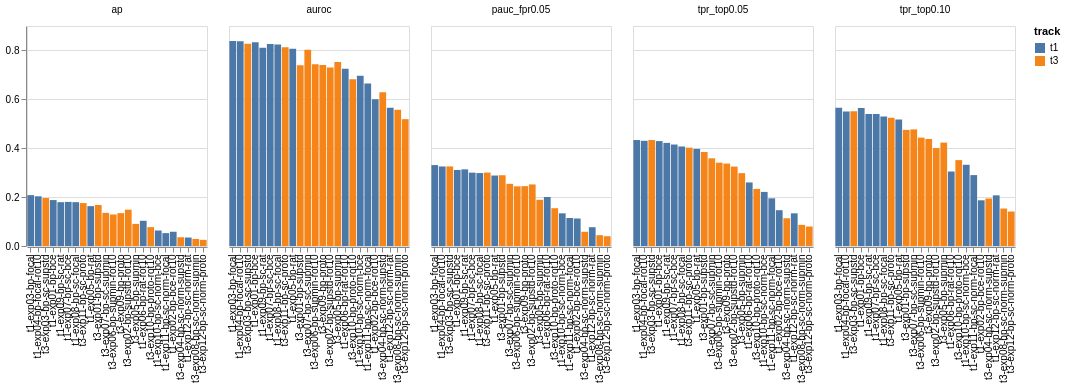

Source (notebook cell):
### Markdown cell above
## Preprocessing regime comparison
TPR@5% and AP by preprocessing (small multiples)

### Code cell
melt = df.melt(
    id_vars=['run_id', 'track', 'preprocessing'],
    value_vars=[c for c in ['auroc', 'tpr_top0.10', 'tpr_top0.05', 'ap', 'pauc_fpr0.05'] if c in df.columns],
    var_name='metric',
    value_name='value'
)
chart = (
    alt.Chart(melt)
    .mark_bar()
    .encode(
        x=alt.X('run_id:N', sort='-y', title=None),
        y=alt.Y('value:Q', title=None),
        color=alt.Color('track:N'),
        column=alt.Column('metric:N', title=None),
        tooltip=['run_id:N','track:N','preprocessing:N', alt.Tooltip('value:Q', format='.4f')]
    )
    .properties(width=180, height=220)
)
chart

### Figure 1 — Vega-Lite specification as saved in the notebook (floating-point values rounded to 4 significant figures)
{"config": {"view": {"continuousWidth": 300, "continuousHeight": 300}}, "data": {"name": "data-92fb5e6e51b5ef8b154d1d12ca2a3bac"}, "mark": {"type": "bar"}, "encoding": {"color": {"field": "track", "type": "nominal"}, "column": {"field": "metric", "title": null, "type": "nominal"}, "tooltip": [{"field": "run_id", "type": "nominal"}, {"field": "track", "type": "nominal"}, {"field": "preprocessing", "type": "nominal"}, {"field": "value", "format": ".4f", "type": "quantitative"}], "x": {"field": "run_id", "sort": "-y", "title": null, "type": "nominal"}, "y": {"field": "value", "title": null, "type": "quantitative"}}, "height": 220, "width": 180, "$schema": "https://vega.github.io/schema/vega-lite/v6.1.0.json", "datasets": {"data-92fb5e6e51b5ef8b154d1d12ca2a3bac": [{"run_id": "t1-exp01-bp-bce", "track": "t1", "preprocessing": "bp", "metric": "auroc", "value": 0.8339}, {"run_id": "t1-exp02-bp-bce-rot10", "track": "t1", "preprocessing": "bp", "metric": "auroc", "value": 0.6002}, {"run_id": "t1-exp03-bp-focal", "track": "t1", "preprocessing": "bp", "metric": "auroc", "value": 0.8388}, {"run_id": "t1-exp04-bp-focal-rot10", "track": "t1", "preprocessing": "bp", "metric": "auroc", "value": 0.8371}, {"run_id": "t1-exp05-bp-rat", "track": "t1", "preprocessing": "bp", "metric": "auroc", "value": 0.8066}, {"run_id": "t1-exp06-bp-rat-rot10", "track": "t1", "preprocessing": "bp", "metric": "auroc", "value": 0.7255}, {"run_id": "t1-exp07-bp-sc-bce", "track": "t1", "preprocessing": "bp_sc", "metric": "auroc", "value": 0.8259}, {"run_id": "t1-exp08-bp-sc-focal", "track": "t1", "preprocessing": "bp_sc", "metric": "auroc", "value": 0.8241}, {"run_id": "t1-exp09-bp-sc-rat", "track": "t1", "preprocessing": "bp_sc", "metric": "auroc", "value": 0.8106}, {"run_id": "t1-exp10-bp-sc-norm-bce", "track": "t1", "preprocessing": "bp_sc_norm", "metric": "auroc", "value": 0.6962}, {"run_id": "t1-exp11-bp-sc-norm-focal", "track": "t1", "preprocessing": "bp_sc_norm", "metric": "auroc", "value": 0.6651}, {"run_id": "t1-exp12-bp-sc-norm-rat", "track": "t1", "preprocessing": "bp_sc_norm", "metric": "auroc", "value": 0.5654}, {"run_id": "t3-exp01-bp-supstd", "track": "t3", "preprocessing": "bp", "metric": "auroc", "value": 0.7394}, {"run_id": "t3-exp02-bp-supstd-rot10", "track": "t3", "preprocessing": "bp", "metric": "auroc", "value": 0.7306}, {"run_id": "t3-exp03-bp-sc-supstd", "track": "t3", "preprocessing": "bp_sc", "metric": "auroc", "value": 0.8271}, {"run_id": "t3-exp04-bp-sc-norm-supstd", "track": "t3", "preprocessing": "bp_sc_norm", "metric": "auroc", "value": 0.6293}, {"run_id": "t3-exp05-bp-supmin", "track": "t3", "preprocessing": "bp", "metric": "auroc", "value": 0.753}, {"run_id": "t3-exp06-bp-supmin-rot10", "track": "t3", "preprocessing": "bp", "metric": "auroc", "value": 0.7437}, {"run_id": "t3-exp07-bp-sc-supmin", "track": "t3", "preprocessing": "bp_sc", "metric": "auroc", "value": 0.8029}, {"run_id": "t3-exp08-bp-sc-norm-supmin", "track": "t3", "preprocessing": "bp_sc_norm", "metric": "auroc", "value": 0.5575}, {"run_id": "t3-exp09-bp-proto", "track": "t3", "preprocessing": "bp", "metric": "auroc", "value": 0.7409}, {"run_id": "t3-exp10-bp-proto-rot10", "track": "t3", "preprocessing": "bp", "metric": "auroc", "value": 0.6825}, {"run_id": "t3-exp11-bp-sc-proto", "track": "t3", "preprocessing": "bp_sc", "metric": "auroc", "value": 0.8129}, {"run_id": "t3-exp12-bp-sc-norm-proto", "track": "t3", "preprocessing": "bp_sc_norm", "metric": "auroc", "value": 0.5189}, {"run_id": "t1-exp01-bp-bce", "track": "t1", "preprocessing": "bp", "metric": "tpr_top0.10", "value": 0.5641}, {"run_id": "t1-exp02-bp-bce-rot10", "track": "t1", "preprocessing": "bp", "metric": "tpr_top0.10", "value": 0.187}, {"run_id": "t1-exp03-bp-focal", "track": "t1", "preprocessing": "bp", "metric": "tpr_top0.10", "value": 0.5653}, {"run_id": "t1-exp04-bp-focal-rot10", "track": "t1", "preprocessing": "bp", "metric": "tpr_top0.10", "value": 0.5506}, {"run_id": "t1-exp05-bp-rat", "track": "t1", "preprocessing": "bp", "metric": "tpr_top0.10", "value": 0.5175}, {"run_id": "t1-exp06-bp-rat-rot10", "track": "t1", "preprocessing": "bp", "metric": "tpr_top0.10", "value": 0.3047}, {"run_id": "t1-exp07-bp-sc-bce", "track": "t1", "preprocessing": "bp_sc", "metric": "tpr_top0.10", "value": 0.5395}, {"run_id": "t1-exp08-bp-sc-focal", "track": "t1", "preprocessing": "bp_sc", "metric": "tpr_top0.10", "value": 0.5297}, {"run_id": "t1-exp09-bp-sc-rat", "track": "t1", "preprocessing": "bp_sc", "metric": "tpr_top0.10", "value": 0.5395}, {"run_id": "t1-exp10-bp-sc-norm-bce", "track": "t1", "preprocessing": "bp_sc_norm", "metric": "tpr_top0.10", "value": 0.3323}, {"run_id": "t1-exp11-bp-sc-norm-focal", "track": "t1", "preprocessing": "bp_sc_norm", "metric": "tpr_top0.10", "value": 0.29}, {"run_id": "t1-exp12-bp-sc-norm-rat", "track": "t1", "preprocessing": "bp_sc_norm", "metric": "tpr_top0.10", "value": 0.2072}, {"run_id": "t3-exp01-bp-supstd", "track": "t3", "preprocessing": "bp", "metric": "tpr_top0.10", "value": 0.4752}, {"run_id": "t3-exp02-bp-supstd-rot10", "track": "t3", "preprocessing": "bp", "metric": "tpr_top0.10", "value": 0.4004}, {"run_id": "t3-exp03-bp-sc-supstd", "track": "t3", "preprocessing": "bp_sc", "metric": "tpr_top0.10", "value": 0.5512}, {"run_id": "t3-exp04-bp-sc-norm-supstd", "track": "t3", "preprocessing": "bp_sc_norm", "metric": "tpr_top0.10", "value": 0.1944}, {"run_id": "t3-exp05-bp-supmin", "track": "t3", "preprocessing": "bp", "metric": "tpr_top0.10", "value": 0.4231}, {"run_id": "t3-exp06-bp-supmin-rot10", "track": "t3", "preprocessing": "bp", "metric": "tpr_top0.10", "value": 0.4433}, {"run_id": "t3-exp07-bp-sc-supmin", "track": "t3", "preprocessing": "bp_sc", "metric": "tpr_top0.10", "value": 0.477}, {"run_id": "t3-exp08-bp-sc-norm-supmin", "track": "t3", "preprocessing": "bp_sc_norm", "metric": "tpr_top0.10", "value": 0.1533}, {"run_id": "t3-exp09-bp-proto", "track": "t3", "preprocessing": "bp", "metric": "tpr_top0.10", "value": 0.4378}, {"run_id": "t3-exp10-bp-proto-rot10", "track": "t3", "preprocessing": "bp", "metric": "tpr_top0.10", "value": 0.3513}, {"run_id": "t3-exp11-bp-sc-proto", "track": "t3", "preprocessing": "bp_sc", "metric": "tpr_top0.10", "value": 0.5248}, {"run_id": "t3-exp12-bp-sc-norm-proto", "track": "t3", "preprocessing": "bp_sc_norm", "metric": "tpr_top0.10", "value": 0.141}, {"run_id": "t1-exp01-bp-bce", "track": "t1", "preprocessing": "bp", "metric": "tpr_top0.05", "value": 0.4292}, {"run_id": "t1-exp02-bp-bce-rot10", "track": "t1", "preprocessing": "bp", "metric": "tpr_top0.05", "value": 0.1465}, {"run_id": "t1-exp03-bp-focal", "track": "t1", "preprocessing": "bp", "metric": "tpr_top0.05", "value": 0.4335}, {"run_id": "t1-exp04-bp-focal-rot10", "track": "t1", "preprocessing": "bp", "metric": "tpr_top0.05", "value": 0.4304}, {"run_id": "t1-exp05-bp-rat", "track": "t1", "preprocessing": "bp", "metric": "tpr_top0.05", "value": 0.3973}, {"run_id": "t1-exp06-bp-rat-rot10", "track": "t1", "preprocessing": "bp", "metric": "tpr_top0.05", "value": 0.26}, {"run_id": "t1-exp07-bp-sc-bce", "track": "t1", "preprocessing": "bp_sc", "metric": "tpr_top0.05", "value": 0.4151}, {"run_id": "t1-exp08-bp-sc-focal", "track": "t1", "preprocessing": "bp_sc", "metric": "tpr_top0.05", "value": 0.4071}, {"run_id": "t1-exp09-bp-sc-rat", "track": "t1", "preprocessing": "bp_sc", "metric": "tpr_top0.05", "value": 0.4218}, {"run_id": "t1-exp10-bp-sc-norm-bce", "track": "t1", "preprocessing": "bp_sc_norm", "metric": "tpr_top0.05", "value": 0.2213}, {"run_id": "t1-exp11-bp-sc-norm-focal", "track": "t1", "preprocessing": "bp_sc_norm", "metric": "tpr_top0.05", "value": 0.195}, {"run_id": "t1-exp12-bp-sc-norm-rat", "track": "t1", "preprocessing": "bp_sc_norm", "metric": "tpr_top0.05", "value": 0.1337}, {"run_id": "t3-exp01-bp-supstd", "track": "t3", "preprocessing": "bp", "metric": "tpr_top0.05", "value": 0.3844}, {"run_id": "t3-exp02-bp-supstd-rot10", "track": "t3", "preprocessing": "bp", "metric": "tpr_top0.05", "value": 0.325}, {"run_id": "t3-exp03-bp-sc-supstd", "track": "t3", "preprocessing": "bp_sc", "metric": "tpr_top0.05", "value": 0.4335}, {"run_id": "t3-exp04-bp-sc-norm-supstd", "track": "t3", "preprocessing": "bp_sc_norm", "metric": "tpr_top0.05", "value": 0.1134}, {"run_id": "t3-exp05-bp-supmin", "track": "t3", "preprocessing": "bp", "metric": "tpr_top0.05", "value": 0.298}, {"run_id": "t3-exp06-bp-supmin-rot10", "track": "t3", "preprocessing": "bp", "metric": "tpr_top0.05", "value": 0.3409}, {"run_id": "t3-exp07-bp-sc-supmin", "track": "t3", "preprocessing": "bp_sc", "metric": "tpr_top0.05", "value": 0.3587}, {"run_id": "t3-exp08-bp-sc-norm-supmin", "track": "t3", "preprocessing": "bp_sc_norm", "metric": "tpr_top0.05", "value": 0.08645}, {"run_id": "t3-exp09-bp-proto", "track": "t3", "preprocessing": "bp", "metric": "tpr_top0.05", "value": 0.3372}, {"run_id": "t3-exp10-bp-proto-rot10", "track": "t3", "preprocessing": "bp", "metric": "tpr_top0.05", "value": 0.2336}, {"run_id": "t3-exp11-bp-sc-proto", "track": "t3", "preprocessing": "bp_sc", "metric": "tpr_top0.05", "value": 0.4022}, {"run_id": "t3-exp12-bp-sc-norm-proto", "track": "t3", "preprocessing": "bp_sc_norm", "metric": "tpr_top0.05", "value": 0.07971}, {"run_id": "t1-exp01-bp-bce", "track": "t1", "preprocessing": "bp", "metric": "ap", "value": 0.1879}, {"run_id": "t1-exp02-bp-bce-rot10", "track": "t1", "preprocessing": "bp", "metric": "ap", "value": 0.05826}, {"run_id": "t1-exp03-bp-focal", "track": "t1", "preprocessing": "bp", "metric": "ap", "value": 0.208}, {"run_id": "t1-exp04-bp-focal-rot10", "track": "t1", "preprocessing": "bp", "metric": "ap", "value": 0.2033}, {"run_id": "t1-exp05-bp-rat", "track": "t1", "preprocessing": "bp", "metric": "ap", "value": 0.163}, {"run_id": "t1-exp06-bp-rat-rot10", "track": "t1", "preprocessing": "bp", "metric": "ap", "value": 0.1032}, {"run_id": "t1-exp07-bp-sc-bce", "track": "t1", "preprocessing": "bp_sc", "metric": "ap", "value": 0.1804}, {"run_id": "t1-exp08-bp-sc-focal", "track": "t1", "preprocessing": "bp_sc", "metric": "ap", "value": 0.1793}, {"run_id": "t1-exp09-bp-sc-rat", "track": "t1", "preprocessing": "bp_sc", "metric": "ap", "value": 0.1794}, {"run_id": "t1-exp10-bp-sc-norm-bce", "track": "t1", "preprocessing": "bp_sc_norm", "metric": "ap", "value": 0.06336}, {"run_id": "t1-exp11-bp-sc-norm-focal", "track": "t1", "preprocessing": "bp_sc_norm", "metric": "ap", "value": 0.05267}, {"run_id": "t1-exp12-bp-sc-norm-rat", "track": "t1", "preprocessing": "bp_sc_norm", "metric": "ap", "value": 0.03461}, {"run_id": "t3-exp01-bp-supstd", "track": "t3", "preprocessing": "bp", "metric": "ap", "value": 0.1678}, {"run_id": "t3-exp02-bp-supstd-rot10", "track": "t3", "preprocessing": "bp", "metric": "ap", "value": 0.1486}, {"run_id": "t3-exp03-bp-sc-supstd", "track": "t3", "preprocessing": "bp_sc", "metric": "ap", "value": 0.1962}, {"run_id": "t3-exp04-bp-sc-norm-supstd", "track": "t3", "preprocessing": "bp_sc_norm", "metric": "ap", "value": 0.03594}, {"run_id": "t3-exp05-bp-supmin", "track": "t3", "preprocessing": "bp", "metric": "ap", "value": 0.09039}, {"run_id": "t3-exp06-bp-supmin-rot10", "track": "t3", "preprocessing": "bp", "metric": "ap", "value": 0.1289}, {"run_id": "t3-exp07-bp-sc-supmin", "track": "t3", "preprocessing": "bp_sc", "metric": "ap", "value": 0.1355}, {"run_id": "t3-exp08-bp-sc-norm-supmin", "track": "t3", "preprocessing": "bp_sc_norm", "metric": "ap", "value": 0.02894}, {"run_id": "t3-exp09-bp-proto", "track": "t3", "preprocessing": "bp", "metric": "ap", "value": 0.1344}, {"run_id": "t3-exp10-bp-proto-rot10", "track": "t3", "preprocessing": "bp", "metric": "ap", "value": 0.07721}, {"run_id": "t3-exp11-bp-sc-proto", "track": "t3", "preprocessing": "bp_sc", "metric": "ap", "value": 0.1756}, {"run_id": "t3-exp12-bp-sc-norm-proto", "track": "t3", "preprocessing": "bp_sc_norm", "metric": "ap", "value": 0.02523}, {"run_id": "t1-exp01-bp-bce", "track": "t1", "preprocessing": "bp", "metric": "pauc_fpr0.05", "value": 0.3111}, {"run_id": "t1-exp02-bp-bce-rot10", "track": "t1", "preprocessing": "bp", "metric": "pauc_fpr0.05", "value": 0.1125}, {"run_id": "t1-exp03-bp-focal", "track": "t1", "preprocessing": "bp", "metric": "pauc_fpr0.05", "value": 0.331}, {"run_id": "t1-exp04-bp-focal-rot10", "track": "t1", "preprocessing": "bp", "metric": "pauc_fpr0.05", "value": 0.3253}, {"run_id": "t1-exp05-bp-rat", "track": "t1", "preprocessing": "bp", "metric": "pauc_fpr0.05", "value": 0.2883}, {"run_id": "t1-exp06-bp-rat-rot10", "track": "t1", "preprocessing": "bp", "metric": "pauc_fpr0.05", "value": 0.2006}, {"run_id": "t1-exp07-bp-sc-bce", "track": "t1", "preprocessing": "bp_sc", "metric": "pauc_fpr0.05", "value": 0.3001}, {"run_id": "t1-exp08-bp-sc-focal", "track": "t1", "preprocessing": "bp_sc", "metric": "pauc_fpr0.05", "value": 0.2984}, {"run_id": "t1-exp09-bp-sc-rat", "track": "t1", "preprocessing": "bp_sc", "metric": "pauc_fpr0.05", "value": 0.3136}, {"run_id": "t1-exp10-bp-sc-norm-bce", "track": "t1", "preprocessing": "bp_sc_norm", "metric": "pauc_fpr0.05", "value": 0.1337}, {"run_id": "t1-exp11-bp-sc-norm-focal", "track": "t1", "preprocessing": "bp_sc_norm", "metric": "pauc_fpr0.05", "value": 0.1146}, {"run_id": "t1-exp12-bp-sc-norm-rat", "track": "t1", "preprocessing": "bp_sc_norm", "metric": "pauc_fpr0.05", "value": 0.07694}, {"run_id": "t3-exp01-bp-supstd", "track": "t3", "preprocessing": "bp", "metric": "pauc_fpr0.05", "value": 0.2895}, {"run_id": "t3-exp02-bp-supstd-rot10", "track": "t3", "preprocessing": "bp", "metric": "pauc_fpr0.05", "value": 0.2519}, {"run_id": "t3-exp03-bp-sc-supstd", "track": "t3", "preprocessing": "bp_sc", "metric": "pauc_fpr0.05", "value": 0.3256}, {"run_id": "t3-exp04-bp-sc-norm-supstd", "track": "t3", "preprocessing": "bp_sc_norm", "metric": "pauc_fpr0.05", "value": 0.05816}, {"run_id": "t3-exp05-bp-supmin", "track": "t3", "preprocessing": "bp", "metric": "pauc_fpr0.05", "value": 0.189}, {"run_id": "t3-exp06-bp-supmin-rot10", "track": "t3", "preprocessing": "bp", "metric": "pauc_fpr0.05", "value": 0.2442}, {"run_id": "t3-exp07-bp-sc-supmin", "track": "t3", "preprocessing": "bp_sc", "metric": "pauc_fpr0.05", "value": 0.2543}, {"run_id": "t3-exp08-bp-sc-norm-supmin", "track": "t3", "preprocessing": "bp_sc_norm", "metric": "pauc_fpr0.05", "value": 0.04424}, {"run_id": "t3-exp09-bp-proto", "track": "t3", "preprocessing": "bp", "metric": "pauc_fpr0.05", "value": 0.2448}, {"run_id": "t3-exp10-bp-proto-rot10", "track": "t3", "preprocessing": "bp", "metric": "pauc_fpr0.05", "value": 0.1545}, {"run_id": "t3-exp11-bp-sc-proto", "track": "t3", "preprocessing": "bp_sc", "metric": "pauc_fpr0.05", "value": 0.3004}, {"run_id": "t3-exp12-bp-sc-norm-proto", "track": "t3", "preprocessing": "bp_sc_norm", "metric": "pauc_fpr0.05", "value": 0.04007}]}}
